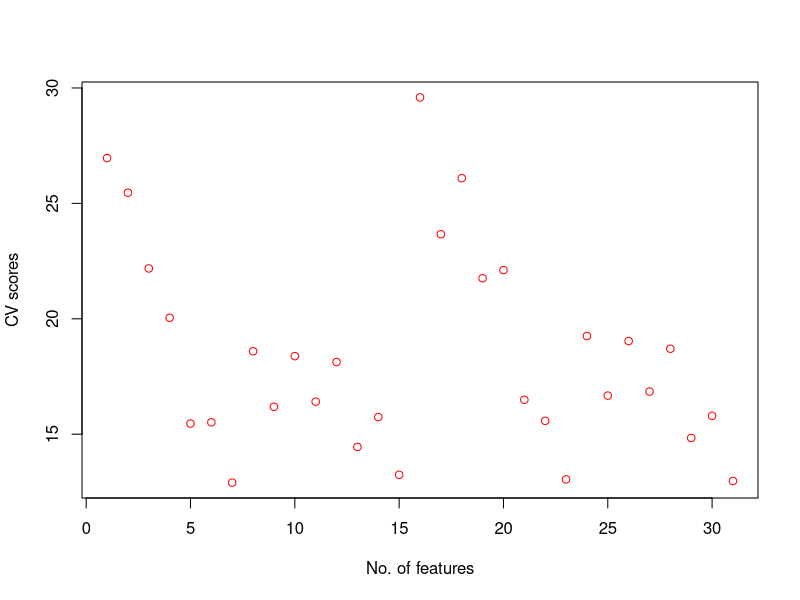

Reproduce this figure in R.
##### Assignment 1. Feature selection by cross-validation in a linear model.
cv <- function(X, Y, Nfolds){
  n = length(Y) #47
  
  # permute the data
  set.seed(12345)
  ind=sample(n,n)
  X=X[ind,]
  Y=Y[ind]
  
  k = floor(n/Nfolds) #9
  p=ncol(X)
  
  index_folds <- c()
  # permute 1:k-1 subsets
  for (i in 1:k-1){
    set.seed(12345)
    index_folds[((i-1)*Nfolds+1):(i*Nfolds)] = sample(c(1:Nfolds), Nfolds)
  }
  
  # permute k_th/last subset
  set.seed(12345)
  index_folds[((k-1)*Nfolds+1):n] = sample(c(1:Nfolds), n-(k-1)*Nfolds, replace = TRUE)
  index_folds 
  
  MSE=numeric(2^p-1)
  Nfeat=numeric(2^p-1)
  Features=list()
  curr = 0
  # select features (2^p-1) combinations
  for (f1 in 0:1)
    for (f2 in 0:1)
      for(f3 in 0:1)
        for(f4 in 0:1)
          for(f5 in 0:1){
            model= c(f1,f2,f3,f4,f5)
            if (sum(model)==0) next()
            model = c(f1*1,f2*2,f3*3,f4*4,f5*5)
            
            SSE=0
            for (j in 1:Nfolds){
              # T OR F for row
              if_subset = (index_folds==j)
              
              # add bias!! X=cbind(1,X)
              testx = cbind(1, X[if_subset, model])
              trainx = cbind(1, X[!if_subset, model])
              testy = Y[if_subset]
              trainy = Y[!if_subset]
              
              # Estimate w for linear regression
              w_hat = solve(t(trainx) %*% trainx) %*% t(trainx) %*% trainy
              
              # Prediction
              y_hat = testx %*% w_hat
              SSE = SSE + sum((testy-y_hat)^2)
              
            }
            curr=curr+1
            SSE = SSE/Nfolds
            MSE[curr]=SSE/n 
            Nfeat[curr]=sum(model)
            Features[[curr]]=model[model!=0]
           
          }
  
  #print(Features) #ttl 31
  plot(1:length(MSE), MSE, col="red", xlab = "No. of features", 
       ylab = "CV scores")
  print(MSE)
  m=which.min(MSE)
  list(MSE=MSE[m], Features=Features[[m]])
}

### 2. Test your function on data set swiss
data("swiss")

Y <- as.matrix(swiss[,1])
X <- as.matrix(swiss[,-1])
Nfolds <- 5
cv(X=X, Y=Y, Nfolds = Nfolds)
